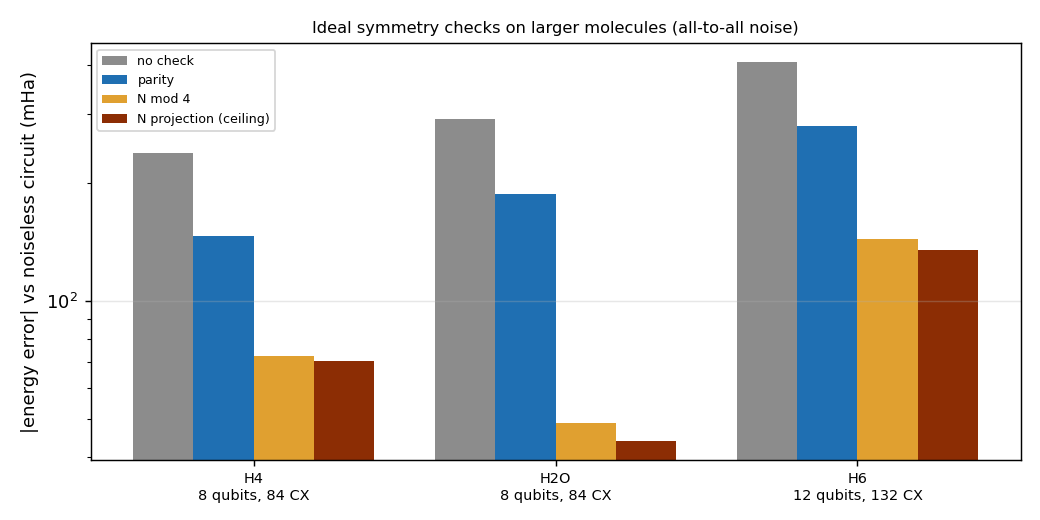

The script that saved this image:
"""
Do the electron-number checks of §52 scale beyond LiH?

§52 showed that a parity ancilla plus an N mod 4 ancilla reach every
measurement group of LiH (6 qubits, N = 2) and cut the hardware error
6-8x, close to the full number-projection ceiling. Here the same checks
on larger, strongly correlated molecules (STO-3G, Jordan-Wigner, built
with PySCF + OpenFermion at run time):

    H4 chain, 1.5 A        8 qubits, N = 4   (185 Pauli terms)
    H2O, 4e in 4 orbitals   8 qubits, N = 4   (105 terms)
    H6 chain, 1.5 A        12 qubits, N = 6   (919 terms)

Ansatz: the §21/§52 number-conserving brick (XX+YY rotation and a
controlled phase on each neighbouring pair), 3 layers, parameters
optimised classically on the statevector, with the spin-orbitals ordered
spin-blocked (all up, then all down) so that neighbouring qubits share a
spin (with OpenFermion's interleaved order the brick cannot leave
Hartree-Fock). Noise: the generic all-to-all
model of §29. Errors are against the noiseless energy of the same circuit.

  A. Exact density matrix of the noisy circuit, ideal projections onto
     even parity, N mod 4 and N (the ceiling). For N = 4 in 8 qubits the
     mod-4 check accepts N = 0, 4, 8; for N = 6 in 12 qubits it accepts
     N = 2, 6, 10.
  B. (8-qubit molecules) The checks built with ancillas: parity (8 CNOTs)
     and N mod 4 (Hadamard test of prod_j S_j, 8 controlled phases), exact
     outcome probabilities of the noisy 10-qubit circuits, no readout
     error, post-selection in every measurement group.

Findings (python examples/symmetry_checks_scaling_qg.py):

  Error vs the noiseless circuit (mHa; kept fraction in brackets). LiH
  (§52, 60 CX) for comparison:

                     CX   no check  parity        N mod 4       N (ceiling)
    LiH  6 q  N=2    60    76.1     49.4 (0.83)    6.9 (0.77)    6.2 (0.77)
    H4   8 q  N=4    84   238.5    146.4 (0.77)   72.2 (0.72)   70.5 (0.72)
    H2O  8 q  N=4    84   292.2    187.5 (0.77)   48.8 (0.71)   44.0 (0.71)
    H6  12 q  N=6   132   407.6    279.9 (0.69)  143.8 (0.60)  135.2 (0.59)

    with ancillas (B):  raw    parity         parity + mod 4
    H4                  272.8  183.8 (0.76)   100.0 (0.67)
    H2O                 324.5  220.8 (0.76)    77.0 (0.66)

  * The checks keep working, with a smaller factor. The N mod 4 check is
    within 2-10 % of the full number-projection ceiling in every case, so
    two ancillas suffice up to 12 qubits; parity alone recovers 35-40 %.
  * What shrinks is the ceiling itself: the share of the error that
    changes N falls from 92 % (LiH, 60 CX) to 70-85 % (8 qubits, 84 CX)
    and 67 % (H6, 132 CX). The rest is number-conserving (two-qubit
    errors on a hopping pair, dephasing) and no number check can see it.
    With ancillas the cut is 2.7x (H4) and 4.2x (H2O), against 6x for
    LiH.
  * Against Hartree-Fock: the noiseless H4 circuit is 50.8 mHa above the
    exact energy (HF 167.0); with ideal mod-4 checks the noisy estimate
    is about 123 mHa above exact and with the ancillas about 151, both
    below HF, because stretched hydrogen chains are where mean field fails.
    H6: 88 + 144 = 232 vs HF 245 (ideal checks only). H2O at equilibrium
    (HF 7.4 mHa above exact, and the ansatz does not improve on it) is far
    from HF in every case.

Scaling reading. The electron-number checks do not stop working as the
molecule grows; they catch a shrinking share of the error because the
number-conserving errors grow with depth. Beyond ~100 two-qubit gates
they must be combined with a method for in-sector errors (ZNE, §48, or
other symmetries such as S_z and S^2).

Honest scope. One generic noise model, one ansatz family, 3 layers; the
12-qubit case with ideal projections only (the 14-qubit ancilla circuits
were not simulated). The checks are standard symmetry verification; the
content is how their reach and ceiling scale.
"""

import math
import os
import sys

import numpy as np
from scipy.optimize import minimize
from scipy.sparse.linalg import eigsh

HERE = os.path.dirname(os.path.abspath(__file__))
sys.path.insert(0, HERE)

LAYERS = 3


# --------------------------------------------------------------------- #
# molecules
# --------------------------------------------------------------------- #
def _to_qiskit_plain(qop, n):
    from qiskit.quantum_info import SparsePauliOp

    labels, coeffs = [], []
    for term, c in qop.terms.items():
        lab = ["I"] * n
        for q, p in term:
            lab[n - 1 - q] = p
        labels.append("".join(lab))
        coeffs.append(complex(c).real)
    return SparsePauliOp(labels, coeffs).simplify()


def _blocked(q, n):
    """OpenFermion interleaves spins (2i = up, 2i+1 = down); put all up
    spin-orbitals first so that neighbouring qubits carry the same spin and
    the nearest-neighbour ansatz can move electrons within a spin sector."""
    return q // 2 + (n // 2) * (q % 2)


MOLECULES = {
    "H4": dict(geometry=[("H", (0, 0, 1.5 * i)) for i in range(4)], occ=None, act=None),
    "H2O": dict(geometry=[("O", (0, 0, 0)), ("H", (0.757, 0.586, 0)), ("H", (-0.757, 0.586, 0))],
                occ=[0, 1, 2], act=[3, 4, 5, 6]),
    "H6": dict(geometry=[("H", (0, 0, 1.5 * i)) for i in range(6)], occ=None, act=None),
}
_CACHE = {}


def molecule(name):
    """(H as SparsePauliOp, sparse matrix, n qubits, N electrons, E_exact, E_HF)."""
    if name in _CACHE:
        return _CACHE[name]
    from openfermion import MolecularData, get_fermion_operator, jordan_wigner
    from openfermionpyscf import run_pyscf

    spec = MOLECULES[name]
    m = run_pyscf(MolecularData(spec["geometry"], "sto-3g", 1, 0), run_scf=True, run_fci=False)
    h = m.get_molecular_hamiltonian(occupied_indices=spec["occ"], active_indices=spec["act"])
    n = 2 * (len(spec["act"]) if spec["act"] else m.n_orbitals)
    ne = m.n_electrons - 2 * (len(spec["occ"]) if spec["occ"] else 0)
    from openfermion import reorder

    fop = reorder(get_fermion_operator(h), lambda q, nm: _blocked(q, nm))
    op = _to_qiskit_plain(jordan_wigner(fop), n)
    mat = op.to_matrix(sparse=True).tocsr()
    w = np.array([bin(i).count("1") for i in range(2**n)])
    sector = np.where(w == ne)[0]
    sub = mat[sector][:, sector]
    e_exact = float(eigsh(sub, k=1, which="SA")[0][0].real)
    hf_index = sum(1 << q for q in hf_qubits(n, ne))
    e_hf = float(mat[hf_index, hf_index].real)
    _CACHE[name] = (op, mat, n, ne, e_exact, e_hf)
    return _CACHE[name]


def hf_qubits(n, ne):
    """Occupied qubits of the Hartree-Fock state in the spin-blocked order."""
    return [i for i in range(ne // 2)] + [n // 2 + i for i in range(ne - ne // 2)]


# --------------------------------------------------------------------- #
# ansatz: fast numpy statevector for the optimisation, Qiskit circuit for noise
# --------------------------------------------------------------------- #
def _pairs(n, layers=LAYERS):
    out = []
    for _ in range(layers):
        for start in (0, 1):
            for a in range(start, n - 1, 2):
                out.append(a)
    return out


def _xxyy(theta, beta):
    from qiskit.circuit.library import XXPlusYYGate

    return XXPlusYYGate(theta, beta).to_matrix()


def _cp(phi):
    return np.diag([1, 1, 1, np.exp(1j * phi)])


def _apply(psi, U, a, n):
    """Two-qubit U on qubits (a, a+1), little-endian (qubit q is axis n-1-q)."""
    t = psi.reshape([2] * n)
    ax_lo, ax_hi = n - 1 - a, n - 2 - a  # qubit a, qubit a+1
    t = np.moveaxis(t, [ax_hi, ax_lo], [0, 1]).reshape(4, -1)
    t = U @ t
    t = np.moveaxis(t.reshape([2, 2] + [2] * (n - 2)), [0, 1], [ax_hi, ax_lo])
    return t.reshape(-1)


def statevector(params, n, ne, layers=LAYERS):
    psi = np.zeros(2**n, dtype=complex)
    psi[sum(1 << q for q in hf_qubits(n, ne))] = 1.0
    k = 0
    for a in _pairs(n, layers):
        psi = _apply(psi, _xxyy(params[k], params[k + 1]), a, n)
        psi = _apply(psi, _cp(params[k + 2]), a, n)
        k += 3
    return psi


def circuit(params, n, ne, layers=LAYERS):
    from qiskit import QuantumCircuit
    from qiskit.circuit.library import XXPlusYYGate

    qc = QuantumCircuit(n)
    for q in hf_qubits(n, ne):
        qc.x(q)
    k = 0
    for a in _pairs(n, layers):
        qc.append(XXPlusYYGate(params[k], params[k + 1]), [a, a + 1])
        qc.cp(params[k + 2], a, a + 1)
        k += 3
    return qc


def optimise(name, layers=LAYERS, seed=0, scales=(0.1, 0.6)):
    op, mat, n, ne, e_exact, e_hf = molecule(name)
    npar = 3 * len(_pairs(n, layers))
    best = None
    rng = np.random.default_rng(seed)
    maxiter = 400 if n <= 8 else 120
    for scale in scales:
        x0 = scale * rng.standard_normal(npar)
        f = lambda x: float(np.real(np.vdot(statevector(x, n, ne, layers), mat @ statevector(x, n, ne, layers))))  # noqa: E731
        res = minimize(f, x0, method="L-BFGS-B", options={"maxiter": maxiter})
        if best is None or res.fun < best.fun:
            best = res
    return best.x, float(best.fun)


# --------------------------------------------------------------------- #
# A. ideal projections on the noisy density matrix
# --------------------------------------------------------------------- #
def _noisy_rho(qc):
    from qiskit import transpile
    from qiskit_aer import AerSimulator

    import hubbard_trotter_qg_filters as HB

    tc = transpile(qc, basis_gates=["cx", "rz", "sx", "x"], optimization_level=1, seed_transpiler=1)
    tc.save_density_matrix()
    res = AerSimulator(method="density_matrix", noise_model=HB.all_to_all_noise_model()).run(tc).result()
    return np.asarray(res.data(0)["density_matrix"]), tc.count_ops().get("cx", 0)


def _energy(mat, rho):
    coo = mat.tocoo()
    return float(np.real(np.sum(coo.data * rho[coo.col, coo.row])))


def level_a(name, params):
    op, mat, n, ne, e_exact, e_hf = molecule(name)
    psi = statevector(params, n, ne)
    e0 = float(np.real(np.vdot(psi, mat @ psi)))
    rho, cx = _noisy_rho(circuit(params, n, ne))
    w = np.array([bin(i).count("1") for i in range(2**n)])
    out = {"cx": cx, "raw": 1e3 * (_energy(mat, rho) - e0)}
    for key, mask in (("parity", (w % 2) == (ne % 2)), ("mod4", (w % 4) == (ne % 4)), ("number", w == ne)):
        d = mask.astype(float)
        r = rho * np.outer(d, d)
        k = float(np.real(np.trace(r)))
        out[key] = 1e3 * (_energy(mat, r / k) - e0)
        out[f"kept_{key}"] = k
    out.update({"ansatz_vs_exact": 1e3 * (e0 - e_exact), "hf_vs_exact": 1e3 * (e_hf - e_exact)})
    return out


# --------------------------------------------------------------------- #
# B. ancilla checks (exact probabilities of the noisy circuits)
# --------------------------------------------------------------------- #
def level_b(name, params):
    from qiskit import QuantumCircuit, transpile
    from qiskit_aer import AerSimulator

    import filter_scaling_lih_qg as F
    import hubbard_trotter_qg_filters as HB

    op, mat, n, ne, _, _ = molecule(name)
    groups, bases = F._groups(op, n)
    circs, ideal = [], []
    for b in bases:
        qc = QuantumCircuit(n + 2)
        qc.compose(circuit(params, n, ne), qubits=range(n), inplace=True)
        for q in range(n):
            qc.cx(q, n)
        qc.h(n + 1)
        for q in range(n):
            qc.cp(math.pi / 2, n + 1, q)
        qc.h(n + 1)
        for q, ch in enumerate(b):
            if ch == "X":
                qc.h(q)
            elif ch == "Y":
                qc.sdg(q)
                qc.h(q)
        circs.append(qc)
    tc = transpile(circs, basis_gates=["cx", "rz", "sx", "x"], optimization_level=1, seed_transpiler=1)
    for c in tc:
        c.save_probabilities()
    res = AerSimulator(method="density_matrix", noise_model=HB.all_to_all_noise_model()).run(tc).result()
    idx = np.arange(2 ** (n + 2))
    a1, a2 = (idx >> n) & 1, (idx >> (n + 1)) & 1
    sysidx = idx & (2**n - 1)
    masks = {"raw": np.ones_like(idx, bool), "parity": a1 == 0,
             "parity_mod4": (a1 == 0) & (a2 == ((ne // 2) % 2))}
    psi = statevector(params, n, ne)
    e0 = float(np.real(np.vdot(psi, mat @ psi)))
    tot = {k: 0.0 for k in masks}
    kept = {k: [] for k in masks}
    for i, g in enumerate(groups):
        p = np.asarray(res.data(i)["probabilities"])
        for k, m in masks.items():
            s = np.bincount(sysidx, weights=p * m, minlength=2**n)
            kept[k].append(s.sum())
            tot[k] += F._group_energy(g, s / s.sum(), n)
    out = {k: 1e3 * (v - e0) for k, v in tot.items()}
    out.update({f"kept_{k}": float(np.mean(v)) for k, v in kept.items()})
    out["groups"] = len(groups)
    return out


def make_figure(path, rows):
    import matplotlib

    matplotlib.use("Agg")
    import matplotlib.pyplot as plt

    names = list(rows)
    x = np.arange(len(names))
    fig, ax = plt.subplots(1, 1, figsize=(8, 4))
    keys = [("raw", "#8c8c8c", "no check"), ("parity", "#1f6fb2", "parity"), ("mod4", "#e0a030", "N mod 4"),
            ("number", "#8c2d04", "N projection (ceiling)")]
    for i, (k, c, lab) in enumerate(keys):
        ax.bar(x + (i - 1.5) * 0.2, [abs(rows[m][k]) for m in names], 0.2, color=c, label=lab)
    ax.set_xticks(x)
    ax.set_xticklabels([f"{m}\n{rows[m]['n']} qubits, {rows[m]['cx']} CX" for m in names], fontsize=8)
    ax.set_yscale("log")
    ax.set_ylabel("|energy error| vs noiseless circuit (mHa)")
    ax.set_title("Ideal symmetry checks on larger molecules (all-to-all noise)", fontsize=9)
    ax.legend(fontsize=7)
    ax.grid(axis="y", alpha=0.3)
    fig.tight_layout()
    fig.savefig(path, dpi=130)


if __name__ == "__main__":
    import time

    rows = {}
    for name in ("H4", "H2O", "H6"):
        t = time.time()
        params, e = optimise(name)
        a = level_a(name, params)
        a["n"] = molecule(name)[2]
        rows[name] = a
        print(f"{name}: n = {a['n']}, CX {a['cx']}, ansatz {a['ansatz_vs_exact']:.1f} mHa above exact "
              f"(HF {a['hf_vs_exact']:.1f}); A: raw {a['raw']:.1f}  parity {a['parity']:.1f} ({a['kept_parity']:.3f})"
              f"  mod4 {a['mod4']:.1f} ({a['kept_mod4']:.3f})  number {a['number']:.1f} ({a['kept_number']:.3f})"
              f"   [{time.time() - t:.0f} s]")
        if a["n"] <= 8:
            b = level_b(name, params)
            print(f"     B (ancillas, {b['groups']} groups): raw {b['raw']:.1f}  parity {b['parity']:.1f} "
                  f"({b['kept_parity']:.3f})  parity+mod4 {b['parity_mod4']:.1f} ({b['kept_parity_mod4']:.3f})")
            rows[name]["b"] = b
    if "--figure" in sys.argv:
        make_figure(__file__.replace(".py", ".png"), rows)
